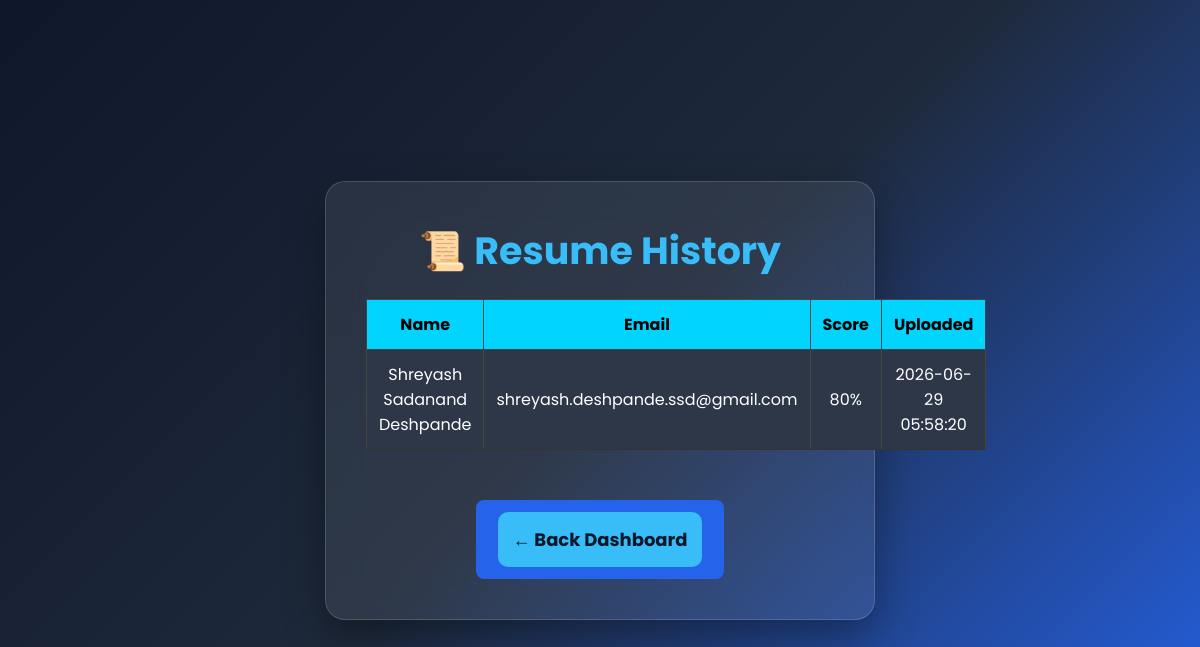
The app's page /history with its own data.
### tables this page shows
CREATE TABLE resumes (
    id INTEGER PRIMARY KEY AUTOINCREMENT,
    filename TEXT,
    skills TEXT,
    match_score INTEGER,
    upload_time DATETIME DEFAULT CURRENT_TIMESTAMP
, candidate_name text, email text, mobile text);

### app.py (the view)
@app.get("/history")
def history(request: Request):
    conn = sqlite3.connect("database.db")
    cursor = conn.cursor()
    cursor.execute("""
        SELECT
            filename,
            candidate_name,
            email,
            match_score,
            upload_time
        FROM resumes
        ORDER BY id DESC
    """)
    resumes = cursor.fetchall()
    conn.close()
    return templates.TemplateResponse(
        "history.html",
        {
            "request": request,
            "resumes": resumes
        }
    )

### templates/history.html (shortened to what this page needs)
<!DOCTYPE html>
<html>
<head>
<link rel="stylesheet" href="/static/style.css">
</head>
<body>
<div class="container">
<h1>📜 Resume History</h1>
<table>
<tr>
<th>Name</th>
<th>Email</th>
<th>Score</th>
<th>Uploaded</th>
</tr>
{% for resume in resumes %}
<tr>
<td>{{ resume[1] }}</td>
<td>{{ resume[2] }}</td>
<td>{{ resume[3] }}%</td>
<td>{{ resume[4] }}</td>
</tr>
{% endfor %}
</table>
<br>
<a href="/dashboard">
<button>← Back Dashboard</button>
</a>
</div>
</body>
</html>

### static/style.css (style rules this page uses)
* { margin:0; padding:0; box-sizing:border-box; font-family:'Poppins',sans-serif; }
body { min-height:100vh; display:flex; justify-content:center; align-items:center; background:linear-gradient(135deg,#0f172a,#1e293b,#2563eb); color:white; }
.container { width:550px; background:rgba(255,255,255,0.08); backdrop-filter:blur(18px); border-radius:20px; padding:40px; text-align:center; box-shadow:0 15px 40px rgba(0,0,0,.35); border:1px solid rgba(255,255,255,.15); }
h1 { font-size:38px; margin-bottom:15px; color:#38bdf8; }
button { width:100%; padding:14px; border:none; border-radius:10px; background:#38bdf8; color:#0f172a; font-size:18px; font-weight:700; cursor:pointer; transition:.3s; }
a { display:inline-block; margin-top:25px; text-decoration:none; color:white; background:#2563eb; padding:12px 22px; border-radius:8px; transition:.3s; }
table { width: 100%; border-collapse: collapse; margin-top: 20px; }
table th { background: #00d4ff; color: black; padding: 12px; }
table td { padding: 12px; border-bottom: 1px solid #333; text-align: center; }
table { width:100%; border-collapse:collapse; margin-top:20px; }
th,td { padding:12px; border:1px solid #444; text-align:center; }
th { background:#00d4ff; color:black; }
tr:nth-child(even) { background:#2a2a2a; }
tbody tr:nth-child(even) { background:#2d3748; }

### records on screen
resumes: candidate_name "Shreyash Sadanand Deshpande", email "shreyash.deshpande.ssd@gmail.com", match_score "80", upload_time "2026-06-29 05:58:20"
